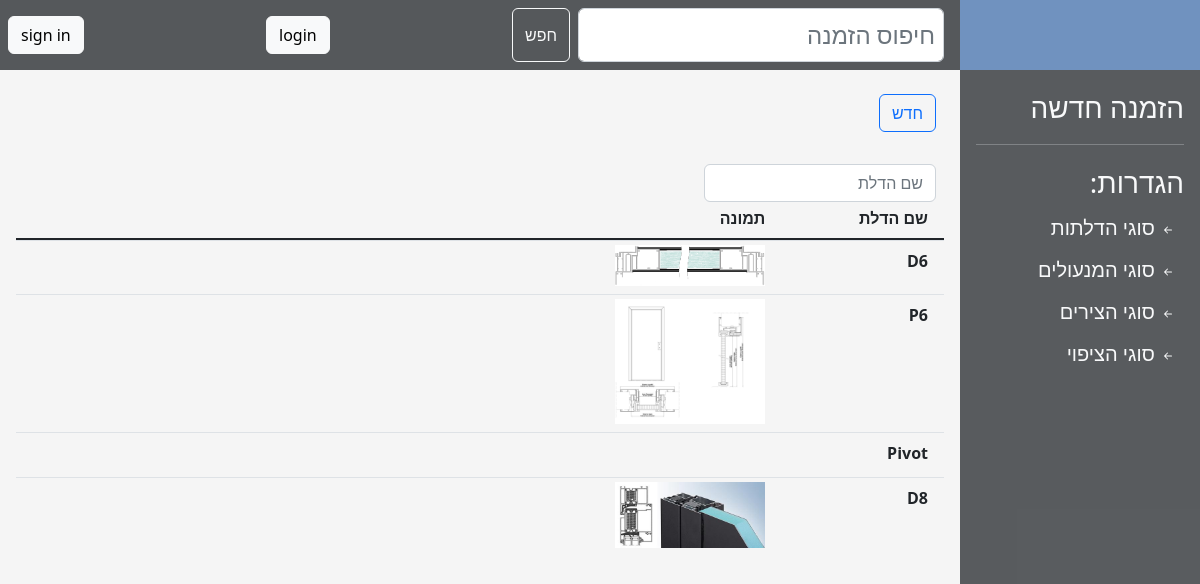
The app's page /doors with its own data.
### main/models.py (models this page shows, shortened)
class DoorType(models.Model):
    name = models.CharField(max_length=16, help_text="שם הדלת",
                            verbose_name="שם הדלת:", unique=True, null=False, )
    image = models.ImageField(upload_to='images/door_types/', default='',
                              help_text="תמונת הדלת", verbose_name="סקיצה:", blank=True,
                              validators=[validate_image_file_extension])
    height_calculation = models.DecimalField(max_digits=4, decimal_places=1, help_text="הפחתה בגובה",
                                             verbose_name="הפחתה בגובה:", null=False, default=0,
                                             validators=[MaxValueValidator(0)])
    width_calculation = models.DecimalField(max_digits=4, decimal_places=1, help_text="הפחתה ברוחב",
                                            verbose_name="הפחתה ברוחב:", null=False, default=0,
                                            validators=[MaxValueValidator(0)])
    covering_out_height_calculation = models.DecimalField(max_digits=4, decimal_places=1, help_text="הפחתה בגובה",
                                                          verbose_name="הפחתה בגובה:", null=False, default=0,
                                                          validators=[MaxValueValidator(0)])
    covering_out_width_calculation = models.DecimalField(max_digits=4, decimal_places=1, help_text="הפחתה ברוחב",
                                                         verbose_name="הפחתה ברוחב:", null=False, default=0,
                                                         validators=[MaxValueValidator(0)])
    covering_into_height_calculation = models.DecimalField(max_digits=4, decimal_places=1, help_text="הפחתה בגובה",
                                                           verbose_name="הפחתה בגובה:", null=False, default=0,
                                                           validators=[MaxValueValidator(0)])
    covering_into_width_calculation = models.DecimalField(max_digits=4, decimal_places=1, help_text="הפחתה ברוחב",
                                                          verbose_name="הפחתה ברוחב:", null=False, default=0,
                                                          validators=[MaxValueValidator(0)])
    binder_calculation = models.DecimalField(max_digits=4, decimal_places=1, help_text="הפחתה ברוחב",
                                             verbose_name="רוחבן:", null=False, default=0,
                                             validators=[MaxValueValidator(0)])

### main/views.py (the view)
# urls.py: path('doors', main.views.door_types, name='doors'),
def door_types(request):
    doors = DoorType.objects.all()
    form_error = None
    form = DoorTypeForm()
    if request.method == 'POST':
        form = DoorTypeForm(request.POST, request.FILES)
        if form.is_valid():
            form.save()
        else:
            form_error = True
    return render(request, 'doors.html', {'form': form, 'doors': doors, 'form_error': form_error})

### templates/doors.html (shortened to what this page needs)
{% extends 'generic_list.html' %}
{% block filter_placeholder %}שם הדלת{% endblock %}
{% block table %}
    <div class="row border-bottom border-dark border-2">
        <div class="col-2 pb-1 fw-bold lh-lg mx-1">שם הדלת</div>
        <div class="col-2 pb-1 fw-bold lh-lg mx-1">תמונה</div>
        <div class="w-25"></div>
        <div class="w-25"></div>
    </div>
    {% load static %}
    {% for door in doors %}
        <div>
            <div data-bs-toggle="collapse"
                 data-bs-target="#record_{{ door.id }}"
                 aria-expanded="true" aria-controls="record_{{ door.id }}" style="z-index: -1;"
                 class="row table-row border-top border-black-50 border-1 tr">
                <div class="col-2 pb-1 fw-bold lh-lg m-1">{{ door.name }}</div>
                <div class="col-2 pb-1 fw-bold lh-lg m-1">
                    {% if door.image %}
                        <img src="{{ door.image.url }}" class="img-fluid"
                             alt="..."
                             style="max-height: 200px; max-width: 150px">
                    {% endif %}
                </div>
            </div>
        </div>
    {% endfor %}
{% endblock %}

### static/css/styles.css (style rules this page uses)
body { margin: 0; padding: 0; height: 100vh; display: block; }

### records on screen
DoorType: name "D6", image (picture)
DoorType: name "P6", image (picture)
DoorType: name "Pivot"
DoorType: name "D8", image (picture)
